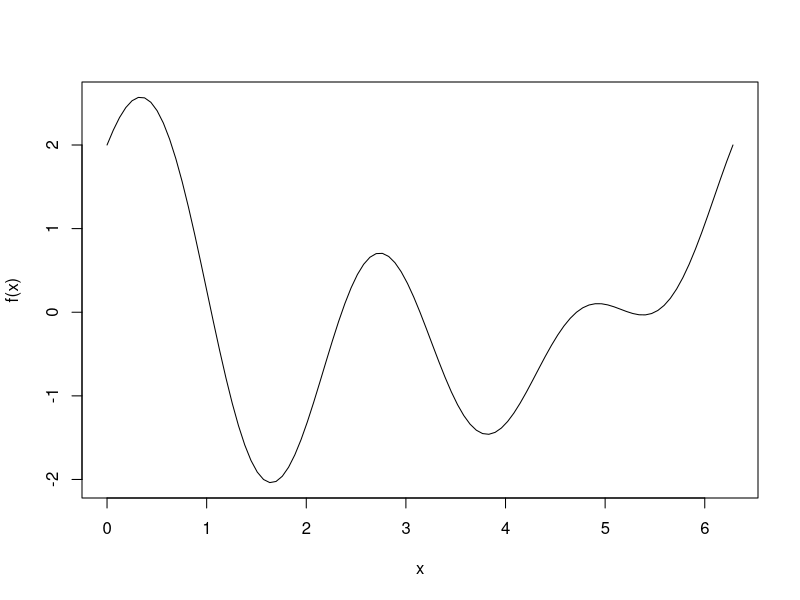
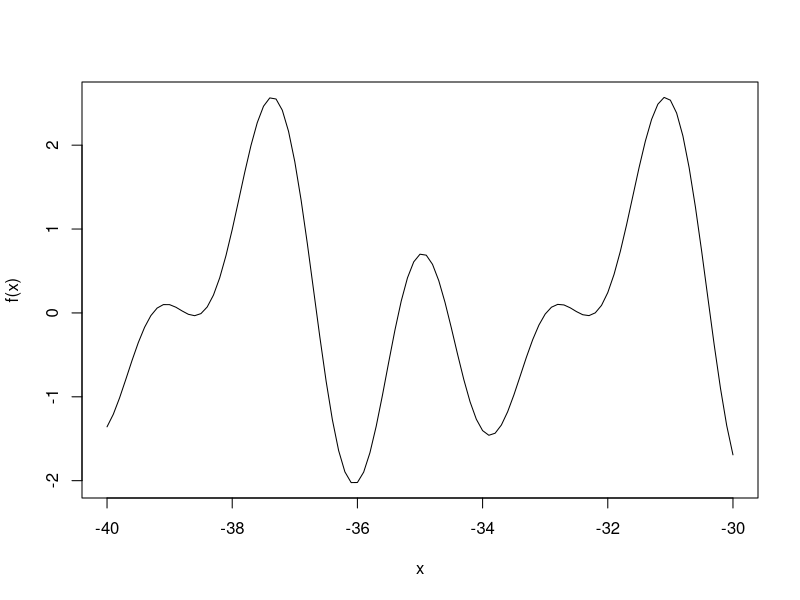

These figures' R source, in order:
## ---- chunk 1
knitr::opts_chunk$set(echo = TRUE)
## ---- chunk 2
f <- function(x) cos(x) + cos(2*x) + sin(3*x)
curve(f, from=0, to=2*pi)
## ---- chunk 3
optimize(f, interval=c(0, 2*pi))
## ---- chunk 4
optimize(f, interval=c(0, 1.5*pi))
## ---- chunk 5
optimize(f, interval=c(0,1.5*pi), tol=1e-2)
## ---- chunk 6
f_sym <- expression(cos(x) + cos(2*x) + sin(3*x))
f1_sym <- D(f_sym, 'x'); f1 <- function(x) eval(f1_sym)
f2_sym <- D(f1_sym, 'x'); f2 <- function(x) eval(f2_sym)
x <- 2
for (i in 1:6) {
  x <- x - f1(x) / f2(x); cat(x, '\n')
}
x <- 1
for (i in 1:6) {
  x <- x - f1(x) / f2(x); cat(x, '\n')
}
## ---- chunk 7
curve(f, from=-40, to=-30)
